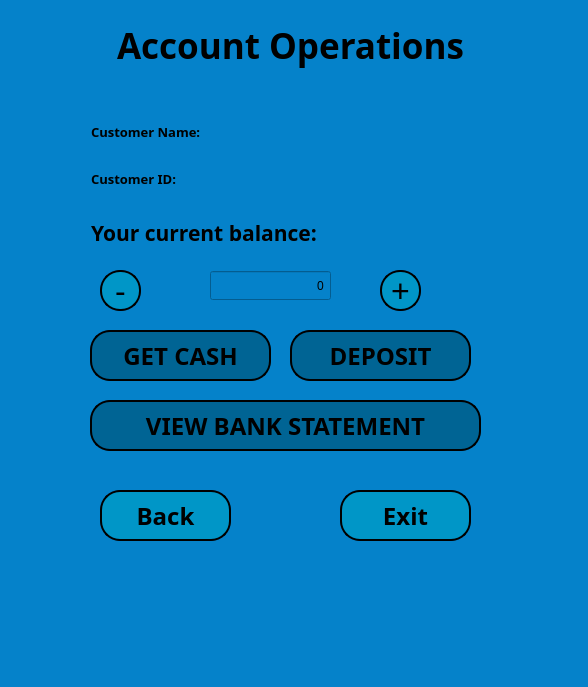
<?xml version="1.0" encoding="UTF-8"?>
<ui version="4.0">
 <class>customer_main_window</class>
 <widget class="QMainWindow" name="customer_main_window">
  <property name="windowModality">
   <enum>Qt::ApplicationModal</enum>
  </property>
  <property name="geometry">
   <rect>
    <x>0</x>
    <y>0</y>
    <width>588</width>
    <height>687</height>
   </rect>
  </property>
  <property name="minimumSize">
   <size>
    <width>480</width>
    <height>600</height>
   </size>
  </property>
  <property name="contextMenuPolicy">
   <enum>Qt::DefaultContextMenu</enum>
  </property>
  <property name="acceptDrops">
   <bool>false</bool>
  </property>
  <property name="windowTitle">
   <string>Customer Main Window</string>
  </property>
  <property name="styleSheet">
   <string notr="true">background-color: rgb(5, 130, 202);</string>
  </property>
  <property name="inputMethodHints">
   <set>Qt::ImhNone</set>
  </property>
  <widget class="QWidget" name="centralwidget">
   <widget class="QLabel" name="csmainwdw_lbl_heading">
    <property name="geometry">
     <rect>
      <x>0</x>
      <y>0</y>
      <width>581</width>
      <height>91</height>
     </rect>
    </property>
    <property name="font">
     <font>
      <family>Bahnschrift SemiBold</family>
      <pointsize>26</pointsize>
      <weight>75</weight>
      <bold>true</bold>
     </font>
    </property>
    <property name="text">
     <string>Account Operations</string>
    </property>
    <property name="alignment">
     <set>Qt::AlignCenter</set>
    </property>
   </widget>
   <widget class="QPushButton" name="csmainwdw_btn_getcash">
    <property name="geometry">
     <rect>
      <x>90</x>
      <y>330</y>
      <width>181</width>
      <height>51</height>
     </rect>
    </property>
    <property name="font">
     <font>
      <family>Bahnschrift SemiBold</family>
      <pointsize>18</pointsize>
      <weight>75</weight>
      <bold>true</bold>
     </font>
    </property>
    <property name="styleSheet">
     <string notr="true">QPushButton{
	background-color: rgb(0, 100, 148);

border:2px solid rgb(0, 150, 199);
border-radius:20px;
border-color:black;
}
QPushButton:hover {
     background-color: rgb(202, 240, 248);
     border:2px solid rgb(0, 150, 199);
}</string>
    </property>
    <property name="text">
     <string>GET CASH</string>
    </property>
   </widget>
   <widget class="QPushButton" name="csmainwdw_btn_returnmain">
    <property name="geometry">
     <rect>
      <x>100</x>
      <y>490</y>
      <width>131</width>
      <height>51</height>
     </rect>
    </property>
    <property name="font">
     <font>
      <family>Bahnschrift SemiBold</family>
      <pointsize>18</pointsize>
      <weight>75</weight>
      <bold>true</bold>
     </font>
    </property>
    <property name="styleSheet">
     <string notr="true">QPushButton {
background-color: rgb(0, 150, 199);
   border-color: rgb(66, 167, 255);
   border-bottom-color: rgb(255, 255, 255);
   border:2px solid rgb(202, 240, 248);
   border-radius:20px;
   border-color: black;
}

QPushButton:hover {
     background-color: rgb(202, 240, 248);
     border:2px solid rgb(202, 240, 248);
}
    
   </string>
    </property>
    <property name="text">
     <string>Back</string>
    </property>
   </widget>
   <widget class="QPushButton" name="csmainwdw_btn_exit">
    <property name="geometry">
     <rect>
      <x>340</x>
      <y>490</y>
      <width>131</width>
      <height>51</height>
     </rect>
    </property>
    <property name="font">
     <font>
      <family>Bahnschrift SemiBold</family>
      <pointsize>18</pointsize>
      <weight>75</weight>
      <bold>true</bold>
     </font>
    </property>
    <property name="styleSheet">
     <string notr="true">QPushButton {
background-color: rgb(0, 150, 199);
   border-color: rgb(66, 167, 255);
   border-bottom-color: rgb(255, 255, 255);
   border:2px solid rgb(202, 240, 248);
   border-radius:20px;
   border-color: black;
}

QPushButton:hover {
     background-color: rgb(202, 240, 248);
     border:2px solid rgb(202, 240, 248);
}
    
   </string>
    </property>
    <property name="text">
     <string>Exit</string>
    </property>
   </widget>
   <widget class="QLabel" name="csmainwdw_lbl_balanceshow">
    <property name="geometry">
     <rect>
      <x>358</x>
      <y>210</y>
      <width>211</width>
      <height>36</height>
     </rect>
    </property>
    <property name="font">
     <font>
      <pointsize>18</pointsize>
     </font>
    </property>
    <property name="styleSheet">
     <string notr="true">color: rgb(0, 0, 0);
</string>
    </property>
    <property name="text">
     <string/>
    </property>
    <property name="textFormat">
     <enum>Qt::AutoText</enum>
    </property>
    <property name="alignment">
     <set>Qt::AlignRight|Qt::AlignTrailing|Qt::AlignVCenter</set>
    </property>
   </widget>
   <widget class="QPushButton" name="csmainwdw_btn_deposit">
    <property name="geometry">
     <rect>
      <x>290</x>
      <y>330</y>
      <width>181</width>
      <height>51</height>
     </rect>
    </property>
    <property name="font">
     <font>
      <family>Bahnschrift SemiBold</family>
      <pointsize>18</pointsize>
      <weight>75</weight>
      <bold>true</bold>
     </font>
    </property>
    <property name="styleSheet">
     <string notr="true">QPushButton{
	background-color: rgb(0, 100, 148);

border:2px solid rgb(0, 150, 199);
border-radius:20px;
border-color:black;
}
QPushButton:hover {
     background-color: rgb(202, 240, 248);
     border:2px solid rgb(0, 150, 199);
}</string>
    </property>
    <property name="text">
     <string>DEPOSIT</string>
    </property>
   </widget>
   <widget class="QPushButton" name="csmainwdw_btn_moneyup">
    <property name="geometry">
     <rect>
      <x>380</x>
      <y>270</y>
      <width>41</width>
      <height>41</height>
     </rect>
    </property>
    <property name="font">
     <font>
      <pointsize>24</pointsize>
     </font>
    </property>
    <property name="styleSheet">
     <string notr="true">QPushButton {
background-color: rgb(0, 150, 199);
   border-color: rgb(66, 167, 255);
   border-bottom-color: rgb(255, 255, 255);
   border:2px solid rgb(202, 240, 248);
   border-radius:20px;
   border-color: black;
}

QPushButton:hover {
     background-color: rgb(202, 240, 248);
     border:2px solid rgb(202, 240, 248);
}
    
   </string>
    </property>
    <property name="text">
     <string>+</string>
    </property>
   </widget>
   <widget class="QPushButton" name="csmainwdw_btn_moneydown">
    <property name="geometry">
     <rect>
      <x>100</x>
      <y>270</y>
      <width>41</width>
      <height>41</height>
     </rect>
    </property>
    <property name="font">
     <font>
      <pointsize>24</pointsize>
     </font>
    </property>
    <property name="styleSheet">
     <string notr="true">QPushButton {
background-color: rgb(0, 150, 199);
   border-color: rgb(66, 167, 255);
   border-bottom-color: rgb(255, 255, 255);
   border:2px solid rgb(202, 240, 248);
   border-radius:20px;
   border-color: black;
}

QPushButton:hover {
     background-color: rgb(202, 240, 248);
     border:2px solid rgb(202, 240, 248);
}
    
   </string>
    </property>
    <property name="text">
     <string>-</string>
    </property>
   </widget>
   <widget class="QSpinBox" name="csmainwdw_spinbox_money">
    <property name="geometry">
     <rect>
      <x>210</x>
      <y>270</y>
      <width>121</width>
      <height>31</height>
     </rect>
    </property>
    <property name="focusPolicy">
     <enum>Qt::WheelFocus</enum>
    </property>
    <property name="inputMethodHints">
     <set>Qt::ImhDigitsOnly</set>
    </property>
    <property name="alignment">
     <set>Qt::AlignRight|Qt::AlignTrailing|Qt::AlignVCenter</set>
    </property>
    <property name="buttonSymbols">
     <enum>QAbstractSpinBox::NoButtons</enum>
    </property>
    <property name="suffix">
     <string/>
    </property>
    <property name="minimum">
     <number>0</number>
    </property>
    <property name="maximum">
     <number>1000000</number>
    </property>
    <property name="singleStep">
     <number>100</number>
    </property>
    <property name="value">
     <number>0</number>
    </property>
   </widget>
   <widget class="QPushButton" name="csmainwdw_btn_statement">
    <property name="geometry">
     <rect>
      <x>90</x>
      <y>400</y>
      <width>391</width>
      <height>51</height>
     </rect>
    </property>
    <property name="font">
     <font>
      <family>Bahnschrift SemiBold</family>
      <pointsize>18</pointsize>
      <weight>75</weight>
      <bold>true</bold>
     </font>
    </property>
    <property name="styleSheet">
     <string notr="true">QPushButton{
	background-color: rgb(0, 100, 148);

border:2px solid rgb(0, 150, 199);
border-radius:20px;
border-color:black;
}
QPushButton:hover {
     background-color: rgb(202, 240, 248);
     border:2px solid rgb(0, 150, 199);
}</string>
    </property>
    <property name="text">
     <string>VIEW BANK STATEMENT</string>
    </property>
   </widget>
   <widget class="QLabel" name="csmainwdw_lbl_CSname_show">
    <property name="geometry">
     <rect>
      <x>280</x>
      <y>121</y>
      <width>161</width>
      <height>16</height>
     </rect>
    </property>
    <property name="text">
     <string/>
    </property>
   </widget>
   <widget class="QLabel" name="csmainwdw_lbl_CSID_show">
    <property name="geometry">
     <rect>
      <x>280</x>
      <y>168</y>
      <width>161</width>
      <height>16</height>
     </rect>
    </property>
    <property name="text">
     <string/>
    </property>
   </widget>
   <widget class="QLabel" name="csmainwdw_lbl_CSname_heading">
    <property name="geometry">
     <rect>
      <x>91</x>
      <y>121</y>
      <width>129</width>
      <height>21</height>
     </rect>
    </property>
    <property name="font">
     <font>
      <family>Bahnschrift SemiBold</family>
      <pointsize>10</pointsize>
      <weight>75</weight>
      <bold>true</bold>
     </font>
    </property>
    <property name="text">
     <string>Customer Name:</string>
    </property>
   </widget>
   <widget class="QLabel" name="csmainwdw_lbl_balanceheading">
    <property name="geometry">
     <rect>
      <x>91</x>
      <y>216</y>
      <width>257</width>
      <height>33</height>
     </rect>
    </property>
    <property name="font">
     <font>
      <family>Bahnschrift SemiBold</family>
      <pointsize>16</pointsize>
      <weight>75</weight>
      <bold>true</bold>
     </font>
    </property>
    <property name="text">
     <string>Your current balance:</string>
    </property>
   </widget>
   <widget class="QLabel" name="csmainwdw_lbl_CSID_heading">
    <property name="geometry">
     <rect>
      <x>91</x>
      <y>168</y>
      <width>100</width>
      <height>21</height>
     </rect>
    </property>
    <property name="font">
     <font>
      <family>Bahnschrift SemiBold</family>
      <pointsize>10</pointsize>
      <weight>75</weight>
      <bold>true</bold>
     </font>
    </property>
    <property name="text">
     <string>Customer ID:</string>
    </property>
   </widget>
  </widget>
  <widget class="QMenuBar" name="menubar">
   <property name="geometry">
    <rect>
     <x>0</x>
     <y>0</y>
     <width>588</width>
     <height>26</height>
    </rect>
   </property>
  </widget>
  <widget class="QStatusBar" name="statusbar"/>
 </widget>
 <resources/>
 <connections>
  <connection>
   <sender>csmainwdw_btn_moneyup</sender>
   <signal>clicked(bool)</signal>
   <receiver>csmainwdw_spinbox_money</receiver>
   <slot>stepUp()</slot>
   <hints>
    <hint type="sourcelabel">
     <x>339</x>
     <y>223</y>
    </hint>
    <hint type="destinationlabel">
     <x>265</x>
     <y>223</y>
    </hint>
   </hints>
  </connection>
  <connection>
   <sender>csmainwdw_btn_moneydown</sender>
   <signal>clicked(bool)</signal>
   <receiver>csmainwdw_spinbox_money</receiver>
   <slot>stepDown()</slot>
   <hints>
    <hint type="sourcelabel">
     <x>138</x>
     <y>225</y>
    </hint>
    <hint type="destinationlabel">
     <x>199</x>
     <y>223</y>
    </hint>
   </hints>
  </connection>
  <connection>
   <sender>csmainwdw_btn_exit</sender>
   <signal>clicked()</signal>
   <receiver>customer_main_window</receiver>
   <slot>close()</slot>
   <hints>
    <hint type="sourcelabel">
     <x>371</x>
     <y>534</y>
    </hint>
    <hint type="destinationlabel">
     <x>453</x>
     <y>565</y>
    </hint>
   </hints>
  </connection>
 </connections>
</ui>
